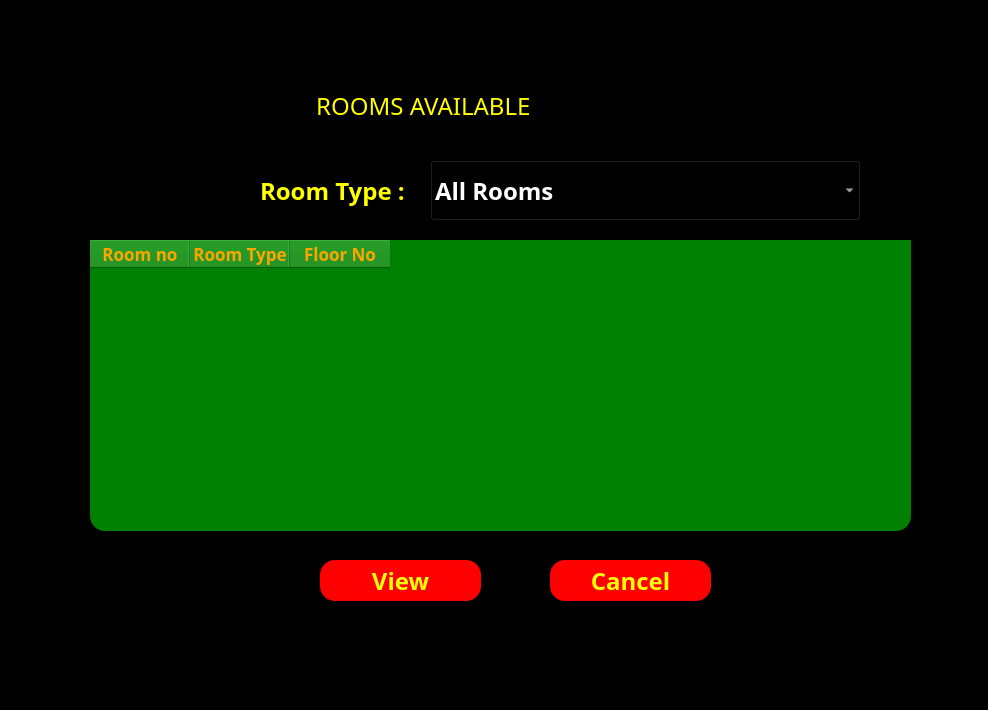
<?xml version="1.0" encoding="UTF-8"?>
<ui version="4.0">
 <class>Dialog</class>
 <widget class="QDialog" name="Dialog">
  <property name="geometry">
   <rect>
    <x>0</x>
    <y>0</y>
    <width>988</width>
    <height>710</height>
   </rect>
  </property>
  <property name="windowTitle">
   <string>Dialog</string>
  </property>
  <property name="styleSheet">
   <string notr="true">*{
background:rgba;
font-family:century gothic;
font-size:24px;
}
QFrame
{
background:rgba;
border-radius:15px
}
QPushButton
{
background:red;
border-radius:60px;
}
QToolButton
{
background:red;
border-radius:60px;
}
QLabel
{
color:white;
background:transparent;
}
QPushButton
{
color:white;
border-radius:15px;
}
QPushButton:hover
{
color:#333;
border-radius:15px;
background:#49ebff;
}
QLineEdit
{
background:transparent;
border:none;
color:#717072;
border-bottom:1px solid #717072
}
</string>
  </property>
  <widget class="QFrame" name="frame">
   <property name="geometry">
    <rect>
     <x>60</x>
     <y>40</y>
     <width>871</width>
     <height>621</height>
    </rect>
   </property>
   <property name="styleSheet">
    <string notr="true">color:yellow;
</string>
   </property>
   <property name="frameShape">
    <enum>QFrame::StyledPanel</enum>
   </property>
   <property name="frameShadow">
    <enum>QFrame::Raised</enum>
   </property>
   <widget class="QLabel" name="label">
    <property name="geometry">
     <rect>
      <x>250</x>
      <y>40</y>
      <width>391</width>
      <height>51</height>
     </rect>
    </property>
    <property name="styleSheet">
     <string notr="true">QLabel{
font-weight: bold;
font-size: 40px;
color:orange;

};</string>
    </property>
    <property name="text">
     <string> ROOMS AVAILABLE</string>
    </property>
   </widget>
   <widget class="QPushButton" name="homebtn">
    <property name="geometry">
     <rect>
      <x>0</x>
      <y>40</y>
      <width>93</width>
      <height>28</height>
     </rect>
    </property>
    <property name="styleSheet">
     <string notr="true">QPushButton
{
font-size:14px;
color:white;
background:transparent;
}</string>
    </property>
    <property name="text">
     <string/>
    </property>
    <property name="icon">
     <iconset>
      <normaloff>icons/arrow-left.svg</normaloff>icons/arrow-left.svg</iconset>
    </property>
    <property name="iconSize">
     <size>
      <width>32</width>
      <height>32</height>
     </size>
    </property>
   </widget>
   <widget class="QComboBox" name="roomtype">
    <property name="geometry">
     <rect>
      <x>370</x>
      <y>120</y>
      <width>431</width>
      <height>61</height>
     </rect>
    </property>
    <property name="styleSheet">
     <string notr="true">font-weight: bold;
background:black;
color:white</string>
    </property>
    <item>
     <property name="text">
      <string>All Rooms</string>
     </property>
    </item>
    <item>
     <property name="text">
      <string>Single Bed Room- AC</string>
     </property>
    </item>
    <item>
     <property name="text">
      <string>Double Bed Room- AC</string>
     </property>
    </item>
    <item>
     <property name="text">
      <string>Luxary Room</string>
     </property>
    </item>
    <item>
     <property name="text">
      <string>Single Bed Room- NON AC</string>
     </property>
    </item>
    <item>
     <property name="text">
      <string>Double Bed Room- NON AC</string>
     </property>
    </item>
   </widget>
   <widget class="QLabel" name="label_4">
    <property name="geometry">
     <rect>
      <x>200</x>
      <y>130</y>
      <width>211</width>
      <height>41</height>
     </rect>
    </property>
    <property name="font">
     <font>
      <family>century gothic</family>
      <pointsize>-1</pointsize>
      <weight>75</weight>
      <bold>true</bold>
     </font>
    </property>
    <property name="styleSheet">
     <string notr="true">font-weight: bold;</string>
    </property>
    <property name="text">
     <string>Room Type : </string>
    </property>
   </widget>
   <widget class="QPushButton" name="view">
    <property name="geometry">
     <rect>
      <x>260</x>
      <y>520</y>
      <width>161</width>
      <height>41</height>
     </rect>
    </property>
    <property name="styleSheet">
     <string notr="true">font-weight: bold;</string>
    </property>
    <property name="text">
     <string>View</string>
    </property>
   </widget>
   <widget class="QPushButton" name="cancel">
    <property name="geometry">
     <rect>
      <x>490</x>
      <y>520</y>
      <width>161</width>
      <height>41</height>
     </rect>
    </property>
    <property name="styleSheet">
     <string notr="true">font-weight: bold;</string>
    </property>
    <property name="text">
     <string>Cancel</string>
    </property>
   </widget>
   <widget class="QTableWidget" name="rooms">
    <property name="geometry">
     <rect>
      <x>30</x>
      <y>200</y>
      <width>821</width>
      <height>291</height>
     </rect>
    </property>
    <property name="sizePolicy">
     <sizepolicy hsizetype="Expanding" vsizetype="Expanding">
      <horstretch>0</horstretch>
      <verstretch>10</verstretch>
     </sizepolicy>
    </property>
    <property name="minimumSize">
     <size>
      <width>30</width>
      <height>0</height>
     </size>
    </property>
    <property name="sizeIncrement">
     <size>
      <width>90</width>
      <height>0</height>
     </size>
    </property>
    <property name="styleSheet">
     <string notr="true">font-weight: bold;
font-size: 17px;
color:orange;
background:green;</string>
    </property>
    <property name="lineWidth">
     <number>5</number>
    </property>
    <property name="alternatingRowColors">
     <bool>true</bool>
    </property>
    <property name="gridStyle">
     <enum>Qt::SolidLine</enum>
    </property>
    <attribute name="horizontalHeaderMinimumSectionSize">
     <number>100</number>
    </attribute>
    <attribute name="horizontalHeaderShowSortIndicator" stdset="0">
     <bool>false</bool>
    </attribute>
    <attribute name="horizontalHeaderStretchLastSection">
     <bool>false</bool>
    </attribute>
    <attribute name="verticalHeaderDefaultSectionSize">
     <number>100</number>
    </attribute>
    <attribute name="verticalHeaderMinimumSectionSize">
     <number>100</number>
    </attribute>
    <attribute name="verticalHeaderShowSortIndicator" stdset="0">
     <bool>false</bool>
    </attribute>
    <attribute name="verticalHeaderStretchLastSection">
     <bool>false</bool>
    </attribute>
    <column>
     <property name="text">
      <string>Room no</string>
     </property>
    </column>
    <column>
     <property name="text">
      <string>Room Type</string>
     </property>
    </column>
    <column>
     <property name="text">
      <string>Floor No</string>
     </property>
    </column>
   </widget>
  </widget>
 </widget>
 <resources/>
 <connections/>
</ui>
